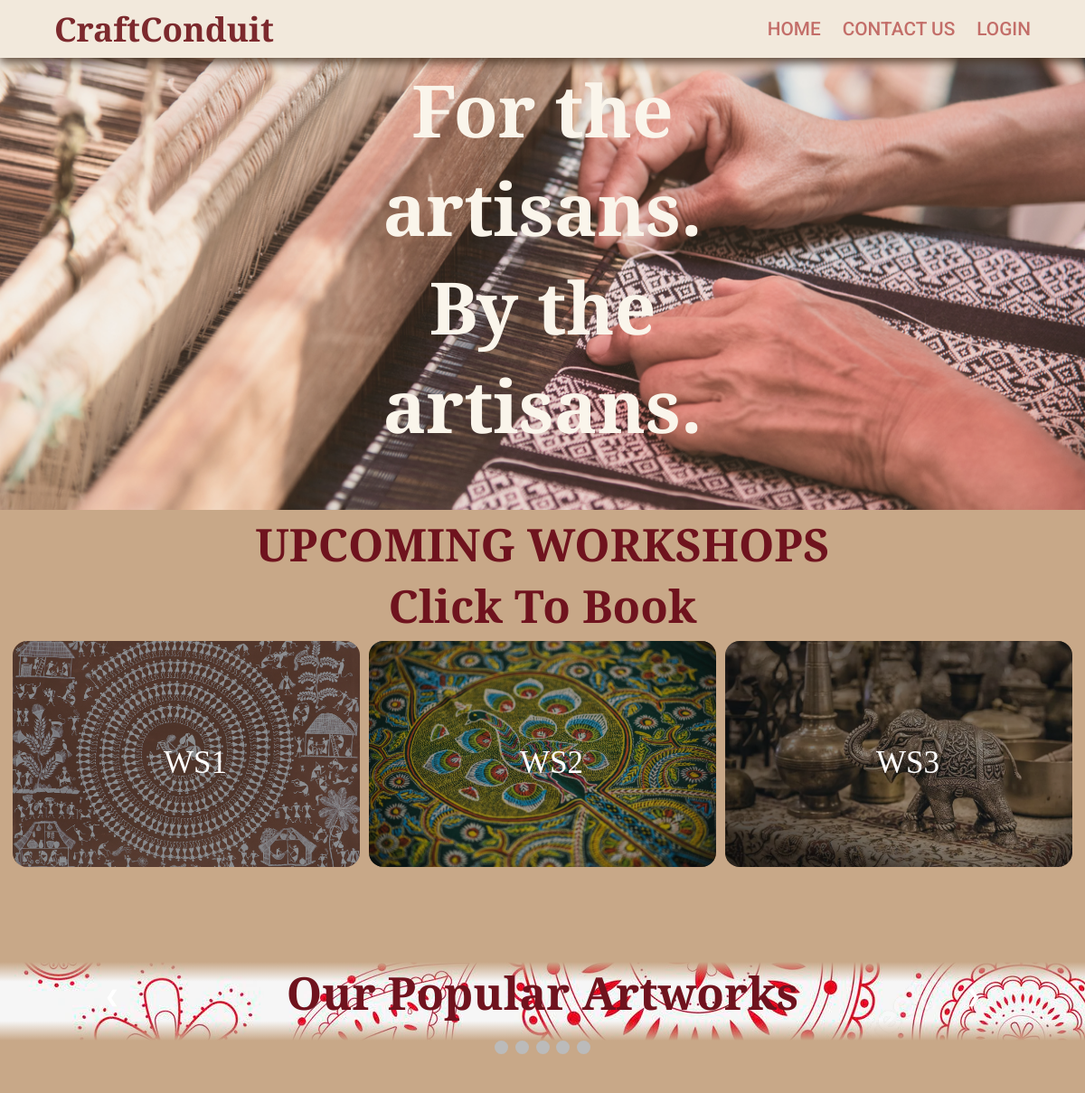
The app's page / (upper part), older data.
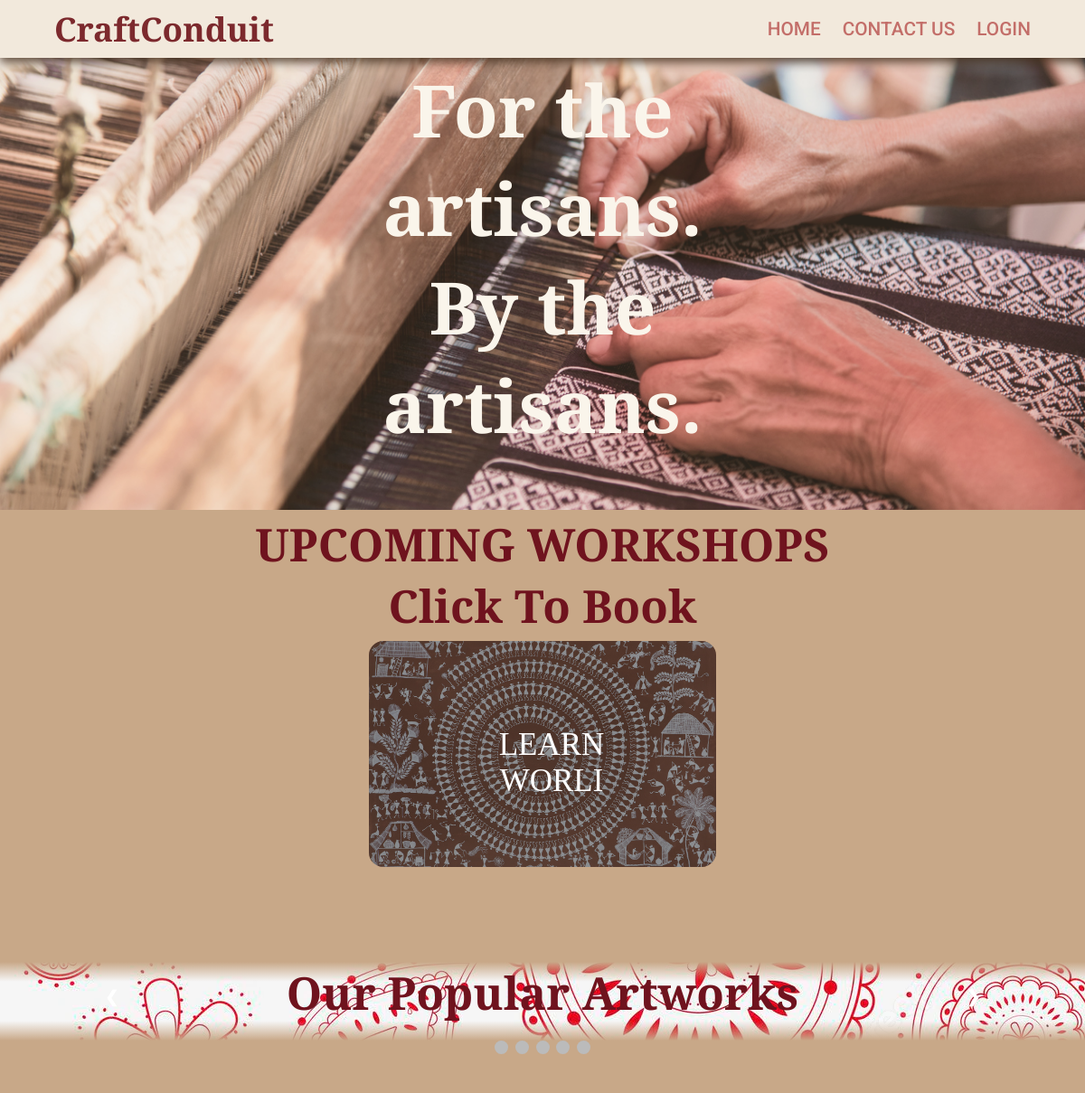
The same page, newer data.
### grid/models.py (models this page shows, shortened)
class workshop(models.Model):
    wname = models.CharField(max_length=122)
    wid = models.CharField(max_length=122)
    wimage = models.ImageField(upload_to='workshop/')
    wabout = models.CharField(max_length=122)
    wrange=models.CharField(max_length=122, default='',null=True, blank=True)
    wcity = models.CharField(max_length=122)
    wdatetime = models.CharField(max_length=122)

### grid/views.py (the view, shortened to what this page needs)
# urls.py: path('',views.home,name='home'),
def home(request):
    wsdata=workshop.objects.filter()
    print(request.POST.get('workshop_name'))
    if(request.user.is_anonymous):
        cont={
            'loggedin':False,
            'wsdata':wsdata
        }
        return render(request,'home.html',cont)
    elif(request.POST.get('workshop_name')):
        wname=request.POST.get('workshop_name')
        wid=request.POST.get('workshop_id')
        book=workshopbook(wname=wname,wid=wid,pid=request.user)
        book.save()

### template/home.html (shortened to what this page needs)
{% load static  %}
<!DOCTYPE html>
<html>
    <head>
        <link rel="stylesheet" href="{% static 'home.css' %}" />
    </head>
    <body>
        <nav class="navbar">
            <div class="navbar-container container">
                <ul class="menu-items">
                    <li><a href="home">HOME</a></li>
                    <li><a href="#contact">CONTACT US</a></li>
                    {% if not loggedin %}
                    <li><a href="login">LOGIN</a></li>
                    {% endif %}
                </ul>
                <h1 class="logo">CraftConduit</h1>
            </div>
        </nav>
        <div class="home_con">
            <img class="home_im1" src="{% static 'home1.jpg' %}" alt="Artisan Photo">
            <h1 class="head_img">For the artisans. <br> By the artisans.</h1>
        </div>
        <h1 class="slidesh1"> UPCOMING WORKSHOPS</h1>
        <h2 class="slidesh1"> Click To Book</h2>
        <div class="workcontainer">
          <div class="row">
           <div class="col-lg-12">
              <div class="featuredPropBox">
               <ul>
                {% for ws in wsdata %}
                  <li><form method="POST" id='{{ws.wname}}' action="wsbook"> <a href="#" onclick="document.getElementById('{{ws.wname}}').submit(); return false;">
                    <div class="fphead">{{ws.wname}}</div>
                    </a></form> </li>
                    {% endfor %}
                </ul>
             </div>
            </div>
         </div>
        </div>
        <div class="slidebg">
        <div class="fade">
        <div class="slideshow-container">
            <h1 class="slidesh1"> Our Popular Artworks</h1>
            <a class="prev" onclick="plusSlides(-1)">&#10094;</a>
            <a class="next" onclick="plusSlides(1)">&#10095;</a>
          </div>
          <br>
          </div>
        </div>
          <div style="text-align:center">
            <span class="dot" onclick="currentSlide(1)"></span>
            <span class="dot" onclick="currentSlide(2)"></span>
            <span class="dot" onclick="currentSlide(3)"></span>
            <span class="dot" onclick="currentSlide(4)"></span>
            <span class="dot" onclick="currentSlide(5)"></span>
          </div>
    </body>
</html>

### static/home.css (style rules this page uses)
:root { --brown: #493423; --maroon: #6f131e; --carrot: #c26464; --cream: #faf5eb; --dark: #040E1E; --sand: #c8a888; --golden: #BCA401; --pink: #F0BD8E; }
*, *::after, *::before { box-sizing: border-box; padding: 0; margin: 0; }
body { background: var(--sand); background-repeat: no-repeat; background-size: cover; width: 100%; height: 100%; background-attachment: fixed; }
.logo { font-family: 'Bree Serif', serif; color: var(--maroon); }
.container { max-width: 1200px; width: 90%; margin: auto; }
.navbar { box-shadow: 0px 5px 10px 0px var(--brown); position: fixed; width: 100%; background: var(--cream); color: var(--maroon); opacity: 0.85; z-index: 100; }
.navbar-container { display: flex; justify-content: space-between; height: 64px; align-items: center; }
.menu-items { order: 2; display: flex; }
.logo { order: 1; font-size: 2.3rem; }
.menu-items li { list-style: none; margin-left: 1.5rem; font-size: 1.3rem; }
.navbar a { color: var(--carrot); text-decoration: none; font-weight: 500; transition: color 0.3s ease-in-out; font-family: 'Roboto', serif; }
* { box-sizing:border-box }
.fade { background-image: linear-gradient(to bottom,rgb(200, 168, 136, 1),rgb(9, 19, 53,0),rgb(9, 19, 53,0), rgb(9, 19, 53,0),rgb(200, 168, 136, 1)); }
.slidebg { background-image: url('background.webp'); }
.slideshow-container { max-width: 1000px; position: relative; margin: auto; margin-top: 100px; }
.prev, .next { cursor: pointer; position: absolute; top: 50%; width: auto; margin-top: -22px; padding: 16px; color: white; font-weight: bold; font-size: 18px; transition: 0.6s ease; border-radius: 0 3px 3px 0; user-select: none; }
.next { right: 0; border-radius: 3px 0 0 3px; }
.slidesh1 { font-size: 50px; display: flex; justify-content: center; text-align: center; font-family: 'Bree Serif', serif; color: var(--maroon); }
.dot { cursor: pointer; height: 15px; width: 15px; margin: 0 2px; background-color: #bbb; border-radius: 50%; display: inline-block; transition: background-color 0.6s ease; }
.fade { animation-name: fade; animation-duration: 1.5s; }
body { font-family: 'Roboto', sans-serif; }
.featuredPropBox ul { display: flex; flex-wrap: wrap; justify-content: center; list-style: outside none none; padding: 0; }
.featuredPropBox ul li { background-size: cover; border-radius: 1rem; background-position: 50% 50%; background-repeat: no-repeat; display: block; height: 250px; margin: 5px; width: 32%; position: relative; transition: all 0.3s; cursor: pointer; }
.featuredPropBox ul li:after { position: absolute; border-radius: 1rem; content: ""; width: 100%; height: 100%; left: 0; top: 0; background-color: rgba(22, 22, 22, 0.4); transition: all 0.3s; }
.featuredPropBox ul li:nth-child(1) { background-image: url('WORLI.jpg'); }
.featuredPropBox ul li .fphead { font-family: 'Bree Serif', serif; color: white; font-size: 35px; text-align: center; text-transform: uppercase; left: 50%; position: absolute; top: 50%; transform: translate(-50%, -50%); z-index: 1; margin: 10px; margin-right:-10px; transition: all 0.3s; justify-content: center; align-items: center; }
ul { list-style: none; }
.home_con { position: relative; text-align: center; }
.home_im1 { width: 100%; height: 500px; margin-top: 64px; object-fit: cover; opacity: 0.8; }
.head_img { font-family: 'Bree Serif', serif; font-size: 80px; color: var(--cream); position: absolute; top: 50%; left: 50%; transform: translate(-50%, -50%); }

Row changes from the older to the newer data that the page shows:
removed workshop: wname "WS1"
removed workshop: wname "WS2"
removed workshop: wname "WS3"
added workshop: wname "LEARN WORLI"
